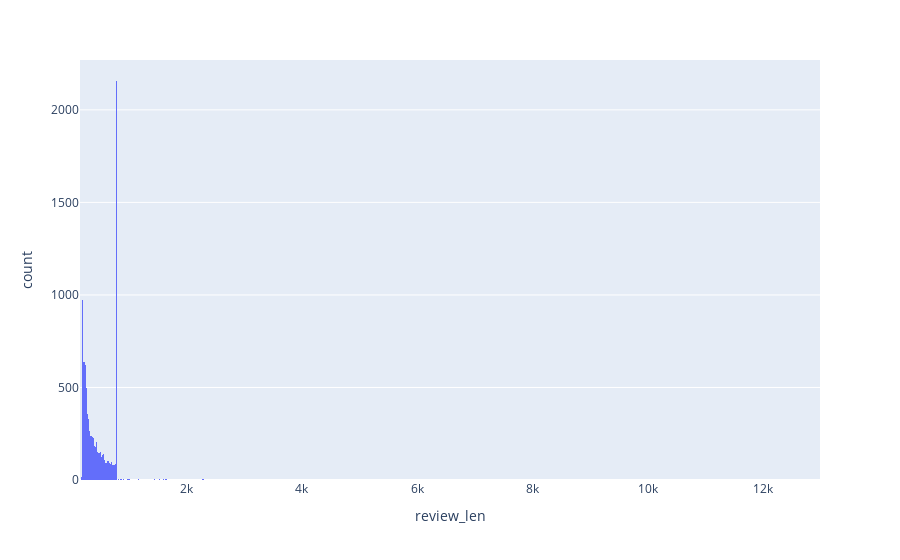

Notebook code for this chart:
### Code cell
import plotly.express as px

fig = px.histogram(df, x="review_len")
fig.show()

### Figure 1 — Plotly figure (JSON) as saved in the notebook; plotly's stock layout.template omitted (floating-point values rounded to 4 significant figures; data arrays with more than 128 entries replaced by an {"elided": "..."} marker saying what was removed)
{"data": [{"alignmentgroup": "True", "bingroup": "x", "hovertemplate": "review_len=%{x}<br>count=%{y}<extra></extra>", "legendgroup": "", "marker": {"color": "#636efa", "pattern": {"shape": ""}}, "name": "", "offsetgroup": "", "orientation": "v", "showlegend": false, "type": "histogram", "x": {"elided": "8998 int values"}, "xaxis": "x", "yaxis": "y"}], "layout": {"barmode": "relative", "legend": {"tracegroupgap": 0}, "margin": {"t": 60}, "xaxis": {"anchor": "y", "domain": [0, 1], "title": {"text": "review_len"}}, "yaxis": {"anchor": "x", "domain": [0, 1], "title": {"text": "count"}}}}
